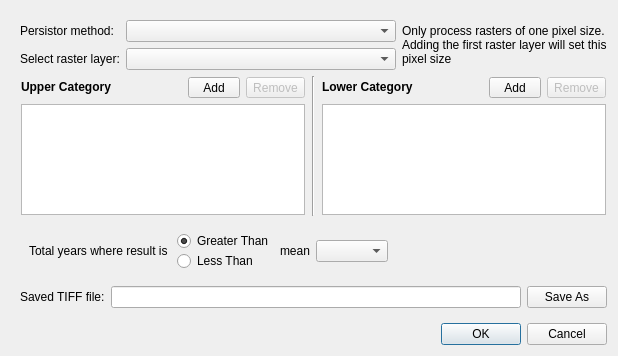
<?xml version="1.0" encoding="UTF-8"?>
<ui version="4.0">
 <class>dlgPersistor</class>
 <widget class="QDialog" name="dlgPersistor">
  <property name="windowModality">
   <enum>Qt::ApplicationModal</enum>
  </property>
  <property name="geometry">
   <rect>
    <x>0</x>
    <y>0</y>
    <width>618</width>
    <height>356</height>
   </rect>
  </property>
  <property name="minimumSize">
   <size>
    <width>560</width>
    <height>200</height>
   </size>
  </property>
  <property name="windowTitle">
   <string>Persistor</string>
  </property>
  <layout class="QFormLayout" name="formLayout">
   <item row="1" column="0" colspan="2">
    <widget class="QDialogButtonBox" name="buttonBox">
     <property name="orientation">
      <enum>Qt::Horizontal</enum>
     </property>
     <property name="standardButtons">
      <set>QDialogButtonBox::Cancel|QDialogButtonBox::Ok</set>
     </property>
    </widget>
   </item>
   <item row="0" column="0" colspan="2">
    <widget class="QFrame" name="fraMain">
     <property name="sizePolicy">
      <sizepolicy hsizetype="Fixed" vsizetype="Fixed">
       <horstretch>0</horstretch>
       <verstretch>0</verstretch>
      </sizepolicy>
     </property>
     <property name="minimumSize">
      <size>
       <width>604</width>
       <height>0</height>
      </size>
     </property>
     <property name="frameShape">
      <enum>QFrame::NoFrame</enum>
     </property>
     <property name="frameShadow">
      <enum>QFrame::Raised</enum>
     </property>
     <layout class="QGridLayout" name="gridLayout_9">
      <item row="0" column="0" colspan="3">
       <layout class="QGridLayout" name="gridLayout_6">
        <item row="0" column="0">
         <layout class="QGridLayout" name="gridLayout">
          <item row="0" column="0">
           <widget class="QLabel" name="lblMethod">
            <property name="text">
             <string>Persistor method:</string>
            </property>
           </widget>
          </item>
          <item row="0" column="1">
           <widget class="QComboBox" name="cboMethod">
            <property name="sizePolicy">
             <sizepolicy hsizetype="Preferred" vsizetype="Fixed">
              <horstretch>0</horstretch>
              <verstretch>0</verstretch>
             </sizepolicy>
            </property>
           </widget>
          </item>
          <item row="1" column="0">
           <widget class="QLabel" name="lblRasterLayer">
            <property name="text">
             <string>Select raster layer:</string>
            </property>
           </widget>
          </item>
          <item row="1" column="1">
           <widget class="QgsMapLayerComboBox" name="mcboRasterLayer">
            <property name="sizePolicy">
             <sizepolicy hsizetype="Expanding" vsizetype="Fixed">
              <horstretch>0</horstretch>
              <verstretch>0</verstretch>
             </sizepolicy>
            </property>
            <property name="filters">
             <set>QgsMapLayerProxyModel::RasterLayer</set>
            </property>
           </widget>
          </item>
         </layout>
        </item>
        <item row="0" column="1">
         <widget class="QLabel" name="lblPixelFilter">
          <property name="text">
           <string>Only process rasters of one pixel size. 
Adding the first raster layer will set this
pixel size</string>
          </property>
          <property name="wordWrap">
           <bool>true</bool>
          </property>
          <property name="margin">
           <number>3</number>
          </property>
         </widget>
        </item>
       </layout>
      </item>
      <item row="1" column="0">
       <widget class="QFrame" name="fraUpper">
        <layout class="QGridLayout" name="gridLayout_10">
         <property name="margin">
          <number>1</number>
         </property>
         <item row="0" column="0">
          <layout class="QGridLayout" name="gridLayout_3">
           <item row="0" column="0">
            <widget class="QLabel" name="lblUpper">
             <property name="sizePolicy">
              <sizepolicy hsizetype="Preferred" vsizetype="Fixed">
               <horstretch>0</horstretch>
               <verstretch>0</verstretch>
              </sizepolicy>
             </property>
             <property name="minimumSize">
              <size>
               <width>0</width>
               <height>14</height>
              </size>
             </property>
             <property name="font">
              <font>
               <pointsize>9</pointsize>
               <weight>75</weight>
               <bold>true</bold>
              </font>
             </property>
             <property name="text">
              <string>Upper Category</string>
             </property>
             <property name="alignment">
              <set>Qt::AlignLeading|Qt::AlignLeft|Qt::AlignVCenter</set>
             </property>
            </widget>
           </item>
           <item row="0" column="1">
            <widget class="QToolButton" name="cmdAdd">
             <property name="enabled">
              <bool>true</bool>
             </property>
             <property name="sizePolicy">
              <sizepolicy hsizetype="Fixed" vsizetype="Fixed">
               <horstretch>0</horstretch>
               <verstretch>0</verstretch>
              </sizepolicy>
             </property>
             <property name="minimumSize">
              <size>
               <width>52</width>
               <height>0</height>
              </size>
             </property>
             <property name="toolTip">
              <string>&lt;html&gt;&lt;head&gt;&lt;meta name=&quot;qrichtext&quot; content=&quot;1&quot; /&gt;&lt;style type=&quot;text/css&quot;&gt;
p, li { white-space: pre-wrap; }
&lt;/style&gt;&lt;/head&gt;&lt;body style=&quot; font-family:'Sans Serif'; font-size:9pt; font-weight:400; font-style:normal;&quot;&gt;
&lt;p style=&quot; margin-top:0px; margin-bottom:0px; margin-left:0px; margin-right:0px; -qt-block-indent:0; text-indent:0px;&quot;&gt;Insert new field&lt;/p&gt;&lt;/body&gt;&lt;/html&gt;</string>
             </property>
             <property name="text">
              <string>Add</string>
             </property>
             <property name="toolButtonStyle">
              <enum>Qt::ToolButtonTextBesideIcon</enum>
             </property>
            </widget>
           </item>
           <item row="0" column="2">
            <widget class="QToolButton" name="cmdDel">
             <property name="enabled">
              <bool>false</bool>
             </property>
             <property name="sizePolicy">
              <sizepolicy hsizetype="Fixed" vsizetype="Fixed">
               <horstretch>0</horstretch>
               <verstretch>0</verstretch>
              </sizepolicy>
             </property>
             <property name="minimumSize">
              <size>
               <width>52</width>
               <height>0</height>
              </size>
             </property>
             <property name="toolTip">
              <string/>
             </property>
             <property name="text">
              <string>Remove</string>
             </property>
             <property name="toolButtonStyle">
              <enum>Qt::ToolButtonTextBesideIcon</enum>
             </property>
            </widget>
           </item>
           <item row="1" column="0" colspan="3">
            <widget class="QTableWidget" name="tabUpper">
             <property name="enabled">
              <bool>true</bool>
             </property>
             <property name="sizePolicy">
              <sizepolicy hsizetype="Minimum" vsizetype="MinimumExpanding">
               <horstretch>0</horstretch>
               <verstretch>0</verstretch>
              </sizepolicy>
             </property>
             <property name="minimumSize">
              <size>
               <width>150</width>
               <height>0</height>
              </size>
             </property>
             <property name="maximumSize">
              <size>
               <width>16777215</width>
               <height>114</height>
              </size>
             </property>
             <property name="focusPolicy">
              <enum>Qt::WheelFocus</enum>
             </property>
             <property name="editTriggers">
              <set>QAbstractItemView::NoEditTriggers</set>
             </property>
             <property name="dragDropMode">
              <enum>QAbstractItemView::NoDragDrop</enum>
             </property>
             <property name="alternatingRowColors">
              <bool>true</bool>
             </property>
             <property name="selectionMode">
              <enum>QAbstractItemView::ExtendedSelection</enum>
             </property>
             <property name="selectionBehavior">
              <enum>QAbstractItemView::SelectRows</enum>
             </property>
             <property name="gridStyle">
              <enum>Qt::DotLine</enum>
             </property>
             <property name="wordWrap">
              <bool>false</bool>
             </property>
             <property name="cornerButtonEnabled">
              <bool>false</bool>
             </property>
             <property name="rowCount">
              <number>0</number>
             </property>
             <property name="columnCount">
              <number>0</number>
             </property>
            </widget>
           </item>
          </layout>
         </item>
        </layout>
       </widget>
      </item>
      <item row="1" column="1">
       <widget class="Line" name="lineSplitter">
        <property name="sizePolicy">
         <sizepolicy hsizetype="Fixed" vsizetype="Expanding">
          <horstretch>0</horstretch>
          <verstretch>0</verstretch>
         </sizepolicy>
        </property>
        <property name="minimumSize">
         <size>
          <width>2</width>
          <height>0</height>
         </size>
        </property>
        <property name="maximumSize">
         <size>
          <width>3</width>
          <height>16777215</height>
         </size>
        </property>
        <property name="orientation">
         <enum>Qt::Vertical</enum>
        </property>
       </widget>
      </item>
      <item row="1" column="2">
       <widget class="QFrame" name="fraLower">
        <property name="frameShape">
         <enum>QFrame::NoFrame</enum>
        </property>
        <layout class="QGridLayout" name="gridLayout_11">
         <property name="margin">
          <number>1</number>
         </property>
         <item row="0" column="0">
          <layout class="QGridLayout" name="gridLayout_4">
           <item row="0" column="0">
            <widget class="QLabel" name="lblLower">
             <property name="sizePolicy">
              <sizepolicy hsizetype="Preferred" vsizetype="Fixed">
               <horstretch>0</horstretch>
               <verstretch>0</verstretch>
              </sizepolicy>
             </property>
             <property name="font">
              <font>
               <pointsize>9</pointsize>
               <weight>75</weight>
               <bold>true</bold>
              </font>
             </property>
             <property name="text">
              <string>Lower Category</string>
             </property>
             <property name="alignment">
              <set>Qt::AlignLeading|Qt::AlignLeft|Qt::AlignVCenter</set>
             </property>
            </widget>
           </item>
           <item row="0" column="1">
            <widget class="QToolButton" name="cmdAddLower">
             <property name="enabled">
              <bool>true</bool>
             </property>
             <property name="sizePolicy">
              <sizepolicy hsizetype="Fixed" vsizetype="Fixed">
               <horstretch>0</horstretch>
               <verstretch>0</verstretch>
              </sizepolicy>
             </property>
             <property name="minimumSize">
              <size>
               <width>52</width>
               <height>0</height>
              </size>
             </property>
             <property name="toolTip">
              <string>&lt;html&gt;&lt;head&gt;&lt;meta name=&quot;qrichtext&quot; content=&quot;1&quot; /&gt;&lt;style type=&quot;text/css&quot;&gt;
p, li { white-space: pre-wrap; }
&lt;/style&gt;&lt;/head&gt;&lt;body style=&quot; font-family:'Sans Serif'; font-size:9pt; font-weight:400; font-style:normal;&quot;&gt;
&lt;p style=&quot; margin-top:0px; margin-bottom:0px; margin-left:0px; margin-right:0px; -qt-block-indent:0; text-indent:0px;&quot;&gt;Insert new field&lt;/p&gt;&lt;/body&gt;&lt;/html&gt;</string>
             </property>
             <property name="text">
              <string>Add</string>
             </property>
             <property name="toolButtonStyle">
              <enum>Qt::ToolButtonTextBesideIcon</enum>
             </property>
            </widget>
           </item>
           <item row="0" column="2">
            <widget class="QToolButton" name="cmdDelLower">
             <property name="enabled">
              <bool>false</bool>
             </property>
             <property name="sizePolicy">
              <sizepolicy hsizetype="Fixed" vsizetype="Fixed">
               <horstretch>0</horstretch>
               <verstretch>0</verstretch>
              </sizepolicy>
             </property>
             <property name="minimumSize">
              <size>
               <width>52</width>
               <height>0</height>
              </size>
             </property>
             <property name="toolTip">
              <string/>
             </property>
             <property name="text">
              <string>Remove</string>
             </property>
             <property name="toolButtonStyle">
              <enum>Qt::ToolButtonTextBesideIcon</enum>
             </property>
            </widget>
           </item>
           <item row="1" column="0" colspan="3">
            <widget class="QTableWidget" name="tabLower">
             <property name="enabled">
              <bool>true</bool>
             </property>
             <property name="sizePolicy">
              <sizepolicy hsizetype="MinimumExpanding" vsizetype="MinimumExpanding">
               <horstretch>0</horstretch>
               <verstretch>0</verstretch>
              </sizepolicy>
             </property>
             <property name="minimumSize">
              <size>
               <width>150</width>
               <height>0</height>
              </size>
             </property>
             <property name="maximumSize">
              <size>
               <width>16777215</width>
               <height>114</height>
              </size>
             </property>
             <property name="focusPolicy">
              <enum>Qt::WheelFocus</enum>
             </property>
             <property name="editTriggers">
              <set>QAbstractItemView::NoEditTriggers</set>
             </property>
             <property name="dragDropMode">
              <enum>QAbstractItemView::NoDragDrop</enum>
             </property>
             <property name="alternatingRowColors">
              <bool>true</bool>
             </property>
             <property name="selectionMode">
              <enum>QAbstractItemView::ExtendedSelection</enum>
             </property>
             <property name="selectionBehavior">
              <enum>QAbstractItemView::SelectRows</enum>
             </property>
             <property name="gridStyle">
              <enum>Qt::DotLine</enum>
             </property>
             <property name="wordWrap">
              <bool>false</bool>
             </property>
             <property name="cornerButtonEnabled">
              <bool>false</bool>
             </property>
             <property name="rowCount">
              <number>0</number>
             </property>
             <property name="columnCount">
              <number>0</number>
             </property>
            </widget>
           </item>
          </layout>
         </item>
        </layout>
       </widget>
      </item>
      <item row="2" column="0" colspan="3">
       <widget class="QStackedWidget" name="stackedWidget">
        <property name="minimumSize">
         <size>
          <width>591</width>
          <height>0</height>
         </size>
        </property>
        <property name="frameShape">
         <enum>QFrame::NoFrame</enum>
        </property>
        <property name="currentIndex">
         <number>1</number>
        </property>
        <widget class="QWidget" name="pgeTargetProb">
         <layout class="QGridLayout" name="gridLayout_8">
          <item row="0" column="0">
           <layout class="QHBoxLayout" name="horizontalLayout">
            <property name="leftMargin">
             <number>0</number>
            </property>
            <item>
             <widget class="QComboBox" name="cboUpperProb">
              <property name="sizePolicy">
               <sizepolicy hsizetype="Fixed" vsizetype="Fixed">
                <horstretch>0</horstretch>
                <verstretch>0</verstretch>
               </sizepolicy>
              </property>
              <property name="minimumSize">
               <size>
                <width>50</width>
                <height>0</height>
               </size>
              </property>
              <property name="layoutDirection">
               <enum>Qt::LeftToRight</enum>
              </property>
             </widget>
            </item>
            <item>
             <widget class="QLabel" name="lblUpperMean">
              <property name="text">
               <string>chance of result &gt; mean</string>
              </property>
             </widget>
            </item>
            <item>
             <widget class="QComboBox" name="cboUpperPerc">
              <property name="sizePolicy">
               <sizepolicy hsizetype="Fixed" vsizetype="Fixed">
                <horstretch>0</horstretch>
                <verstretch>0</verstretch>
               </sizepolicy>
              </property>
              <property name="minimumSize">
               <size>
                <width>52</width>
                <height>0</height>
               </size>
              </property>
             </widget>
            </item>
            <item>
             <spacer name="horizontalSpacer_2">
              <property name="orientation">
               <enum>Qt::Horizontal</enum>
              </property>
              <property name="sizeHint" stdset="0">
               <size>
                <width>20</width>
                <height>17</height>
               </size>
              </property>
             </spacer>
            </item>
            <item>
             <widget class="Line" name="line_2">
              <property name="minimumSize">
               <size>
                <width>5</width>
                <height>0</height>
               </size>
              </property>
              <property name="maximumSize">
               <size>
                <width>3</width>
                <height>16777215</height>
               </size>
              </property>
              <property name="orientation">
               <enum>Qt::Vertical</enum>
              </property>
             </widget>
            </item>
            <item>
             <widget class="QComboBox" name="cboLowerProb">
              <property name="sizePolicy">
               <sizepolicy hsizetype="Fixed" vsizetype="Fixed">
                <horstretch>0</horstretch>
                <verstretch>0</verstretch>
               </sizepolicy>
              </property>
              <property name="minimumSize">
               <size>
                <width>52</width>
                <height>0</height>
               </size>
              </property>
             </widget>
            </item>
            <item>
             <widget class="QLabel" name="lblLowerMean">
              <property name="text">
               <string>chance of result &lt; mean</string>
              </property>
             </widget>
            </item>
            <item>
             <widget class="QComboBox" name="cboLowerPerc">
              <property name="sizePolicy">
               <sizepolicy hsizetype="Fixed" vsizetype="Fixed">
                <horstretch>0</horstretch>
                <verstretch>0</verstretch>
               </sizepolicy>
              </property>
              <property name="minimumSize">
               <size>
                <width>52</width>
                <height>0</height>
               </size>
              </property>
             </widget>
            </item>
            <item>
             <spacer name="horizontalSpacer_3">
              <property name="orientation">
               <enum>Qt::Horizontal</enum>
              </property>
              <property name="sizeHint" stdset="0">
               <size>
                <width>23</width>
                <height>17</height>
               </size>
              </property>
             </spacer>
            </item>
           </layout>
          </item>
         </layout>
        </widget>
        <widget class="QWidget" name="pgeAllYrs">
         <layout class="QGridLayout" name="gridLayout_7">
          <item row="0" column="0">
           <layout class="QGridLayout" name="gridLayout_5">
            <property name="horizontalSpacing">
             <number>6</number>
            </property>
            <property name="verticalSpacing">
             <number>0</number>
            </property>
            <item row="0" column="0" rowspan="2">
             <widget class="QLabel" name="lblAllYrs">
              <property name="sizePolicy">
               <sizepolicy hsizetype="Fixed" vsizetype="Fixed">
                <horstretch>0</horstretch>
                <verstretch>0</verstretch>
               </sizepolicy>
              </property>
              <property name="text">
               <string>Total years where result is </string>
              </property>
             </widget>
            </item>
            <item row="0" column="1">
             <widget class="QRadioButton" name="optGreaterThan">
              <property name="text">
               <string>Greater Than</string>
              </property>
              <property name="checked">
               <bool>true</bool>
              </property>
              <attribute name="buttonGroup">
               <string notr="true">btnGrp</string>
              </attribute>
             </widget>
            </item>
            <item row="0" column="2" rowspan="2">
             <widget class="QLabel" name="lblAllYrsMean">
              <property name="sizePolicy">
               <sizepolicy hsizetype="Fixed" vsizetype="Fixed">
                <horstretch>0</horstretch>
                <verstretch>0</verstretch>
               </sizepolicy>
              </property>
              <property name="text">
               <string>mean</string>
              </property>
             </widget>
            </item>
            <item row="0" column="3" rowspan="2">
             <widget class="QComboBox" name="cboAllYearTargetPerc">
              <property name="sizePolicy">
               <sizepolicy hsizetype="Fixed" vsizetype="Fixed">
                <horstretch>0</horstretch>
                <verstretch>0</verstretch>
               </sizepolicy>
              </property>
             </widget>
            </item>
            <item row="0" column="4" rowspan="2">
             <spacer name="horizontalSpacer">
              <property name="orientation">
               <enum>Qt::Horizontal</enum>
              </property>
              <property name="sizeHint" stdset="0">
               <size>
                <width>233</width>
                <height>14</height>
               </size>
              </property>
             </spacer>
            </item>
            <item row="1" column="1">
             <widget class="QRadioButton" name="optLessThan">
              <property name="text">
               <string>Less Than</string>
              </property>
              <attribute name="buttonGroup">
               <string notr="true">btnGrp</string>
              </attribute>
             </widget>
            </item>
           </layout>
          </item>
         </layout>
        </widget>
       </widget>
      </item>
      <item row="3" column="0" colspan="3">
       <layout class="QGridLayout" name="gridLayout_2">
        <item row="0" column="0">
         <widget class="QLabel" name="lblSaveFile">
          <property name="sizePolicy">
           <sizepolicy hsizetype="Fixed" vsizetype="Preferred">
            <horstretch>0</horstretch>
            <verstretch>0</verstretch>
           </sizepolicy>
          </property>
          <property name="text">
           <string>Saved TIFF file:</string>
          </property>
         </widget>
        </item>
        <item row="0" column="1">
         <widget class="QLineEdit" name="lneSaveFile">
          <property name="sizePolicy">
           <sizepolicy hsizetype="Expanding" vsizetype="Fixed">
            <horstretch>0</horstretch>
            <verstretch>0</verstretch>
           </sizepolicy>
          </property>
         </widget>
        </item>
        <item row="0" column="2">
         <widget class="QPushButton" name="cmdSaveFile">
          <property name="sizePolicy">
           <sizepolicy hsizetype="Minimum" vsizetype="Fixed">
            <horstretch>0</horstretch>
            <verstretch>0</verstretch>
           </sizepolicy>
          </property>
          <property name="text">
           <string>Save As</string>
          </property>
         </widget>
        </item>
       </layout>
      </item>
     </layout>
    </widget>
   </item>
  </layout>
 </widget>
 <customwidgets>
  <customwidget>
   <class>QgsMapLayerComboBox</class>
   <extends>QComboBox</extends>
   <header>qgsmaplayercombobox.h</header>
  </customwidget>
 </customwidgets>
 <tabstops>
  <tabstop>mcboRasterLayer</tabstop>
  <tabstop>lneSaveFile</tabstop>
  <tabstop>cmdSaveFile</tabstop>
 </tabstops>
 <resources/>
 <connections>
  <connection>
   <sender>buttonBox</sender>
   <signal>accepted()</signal>
   <receiver>dlgPersistor</receiver>
   <slot>accept()</slot>
   <hints>
    <hint type="sourcelabel">
     <x>257</x>
     <y>418</y>
    </hint>
    <hint type="destinationlabel">
     <x>157</x>
     <y>274</y>
    </hint>
   </hints>
  </connection>
  <connection>
   <sender>buttonBox</sender>
   <signal>rejected()</signal>
   <receiver>dlgPersistor</receiver>
   <slot>reject()</slot>
   <hints>
    <hint type="sourcelabel">
     <x>325</x>
     <y>418</y>
    </hint>
    <hint type="destinationlabel">
     <x>286</x>
     <y>274</y>
    </hint>
   </hints>
  </connection>
 </connections>
 <buttongroups>
  <buttongroup name="btnGrp"/>
 </buttongroups>
</ui>
